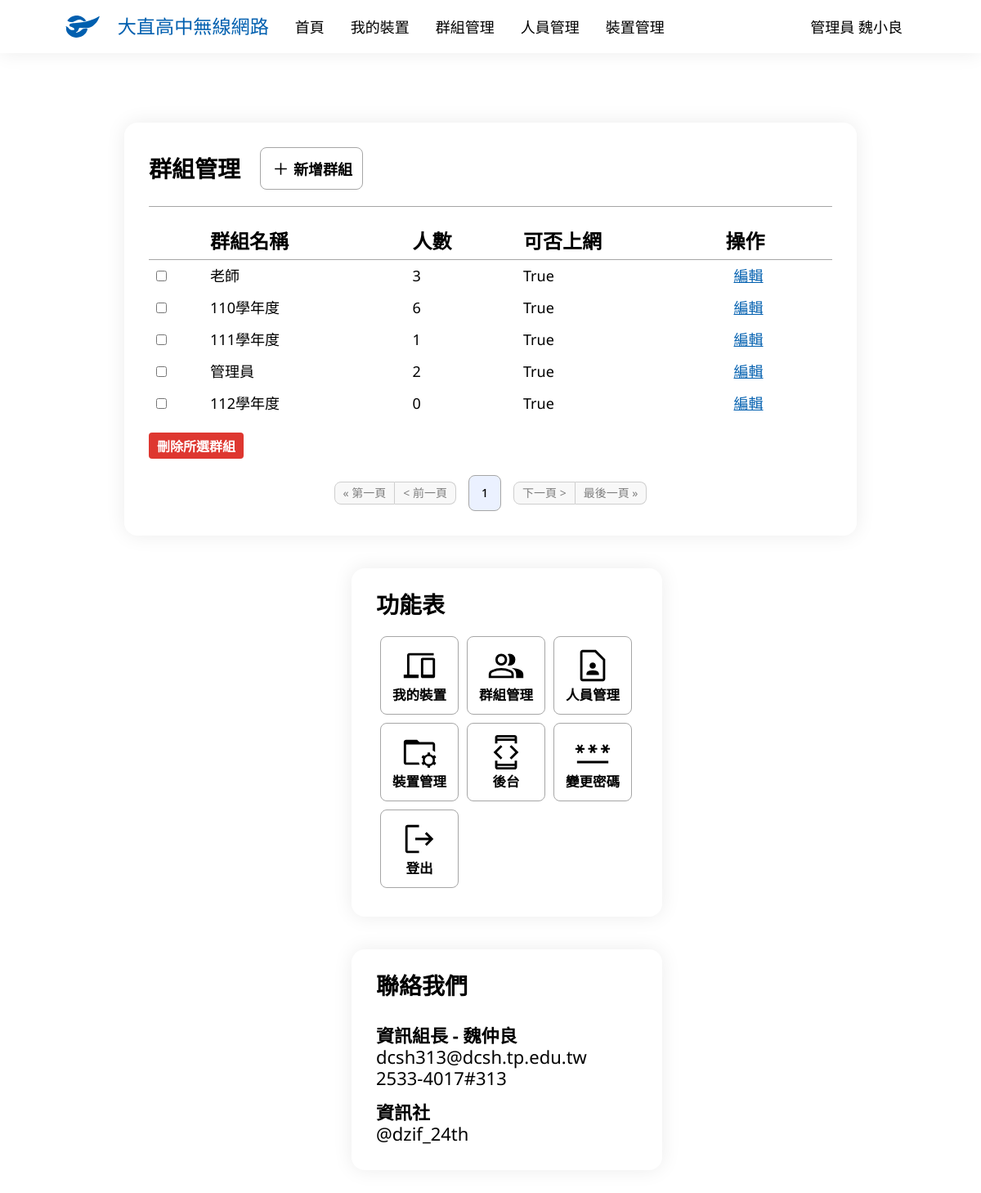
Before: /group/ (signed in) with the older database file.
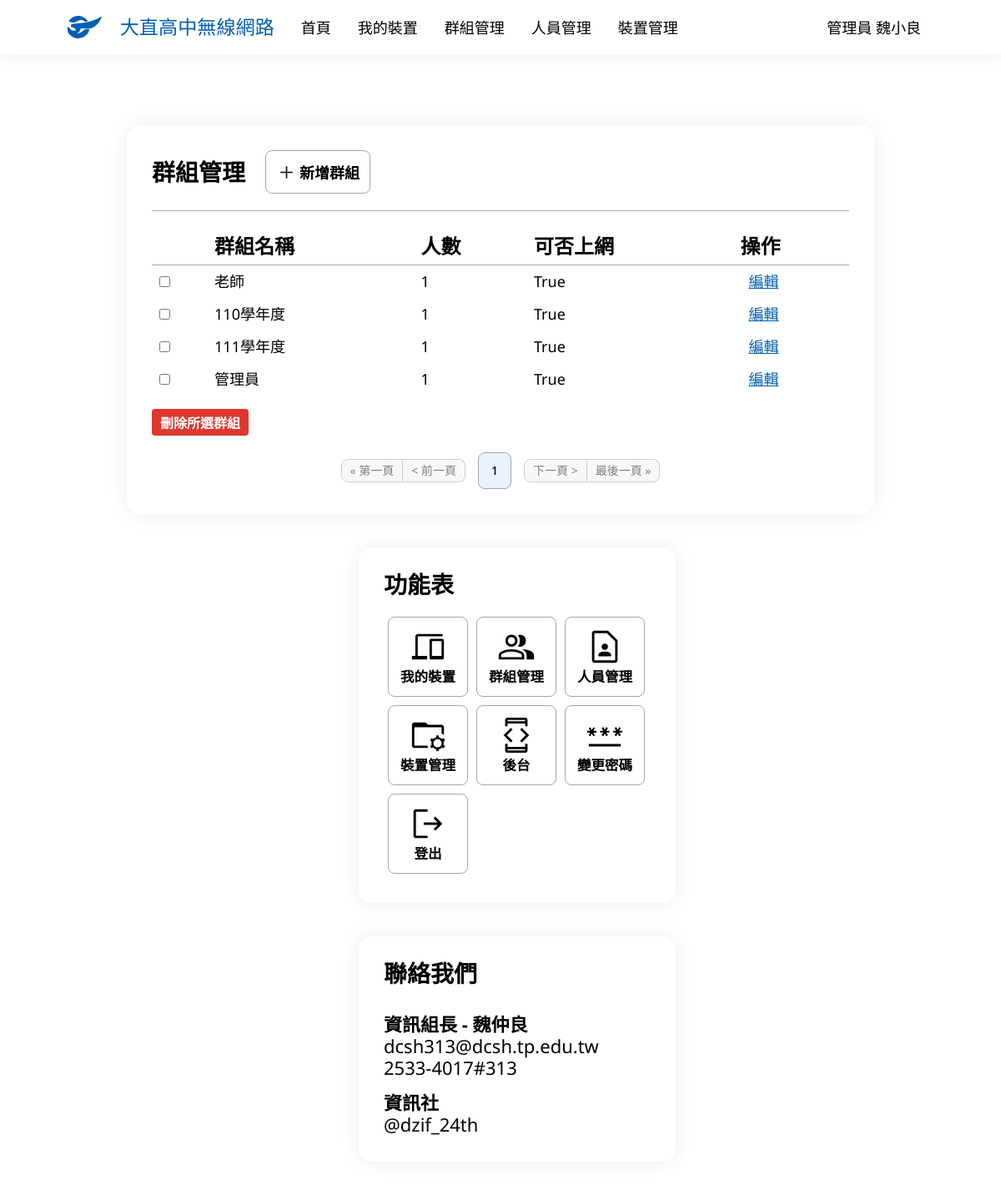
After: the same page with the newer database file.
### main/models.py (models this page shows, shortened)
class Group(models.Model):
    Name = models.CharField('群組名稱', max_length=100)
    UserData = models.ManyToManyField(UserInfo, verbose_name="身分")
    Internet = models.BooleanField('可否上網', default=True)
    Note = models.TextField('備註', blank=True, null=True)

### main/views.py (the view, shortened to what this page needs)
# urls.py: path('group/', GroupManaging.as_view(), name='group_managing'),
class GroupManaging(PermissionRequiredMixin, LoginRequiredMixin, ListView):
    model = Group
    ordering = ['Name']
    paginate_by = 20
    permission_required = ['main.can_assess', 'main.admin']
    def get_context_data(self, **kwargs):
        context = super().get_context_data(**kwargs)
        if self.request.user.is_authenticated:
            context['now_user'] = UserInfo.objects.get(UserData=self.request.user)
        else:
            context['now_user'] = ''
        context['groups'] = Group.objects.select_related().all()
        return context
    template_name = 'group_managing.html'

### main/models.py (called while the page is built)
    def __str__(self):
        if self.UserType == 0:
            return f'管理員 {self.Name}'
        elif self.UserType == 1:
            return f'教師 {self.Name}'
        else:
            return f'{self.Grade}{self.Class:02d}{self.SeatNumber:02d} {self.Name}'

### templates/group_managing.html (shortened to what the changed rows need)
{% extends 'base.html' %}
{% block body %}
<div class="container">
    <form method="post">
        <table>
            <tr>
                <th></th>
                <th>群組名稱</th>
                <th>人數</th>
                <th>可否上網</th>
                <th>操作</th>
            </tr>
            {% for group in groups %}
                <tr>
                    <td>
                        <input type="checkbox" name="selected_objects" value="{{ group.id }}">
                    </td>
                    <td>
                        {{ group.Name }}
                    </td>
                    <td>
                        {{ group.UserData.all.count }}
                    </td>
                    <td>
                        {{ group.Internet }}
                    </td>
                    <td class="function">
                        <a href="{% url 'group_edit' group.id %}">
                            <p class="movement">編輯</p>
                        </a>
                    </td>
                </tr>
            {% endfor %}
        </table>
    </form>
    <div class="pagination">
        {% if 0 < page_obj.number|add:"-2"%}
            {% if page_obj.number|add:"3" <= page_obj.paginator.num_pages %}
                {% for page_cnt in page_obj.paginator %}
                    {% if page_obj.number|add:"-2" <= forloop.counter and forloop.counter < page_obj.number|add:"3" %}
                        {% if page_obj.number == forloop.counter %}
                            <a class="page now" href="?page={{forloop.counter}}">
                                <p>{{ forloop.counter }}</p>
                            </a>
                        {% else %}
                            <a class="page" href="?page={{forloop.counter}}">
                                <p>{{ forloop.counter }}</p>
                            </a>
                        {% endif %}
                    {% endif %}
                {% endfor %}
            {% else %}
                {% for page_cnt in page_obj.paginator %}
                    {% if page_obj.paginator.num_pages|add:"-5" < forloop.counter and forloop.counter <= page_obj.paginator.num_pages %}
                        {% if page_obj.number == forloop.counter %}
                            <a class="page now" href="?page={{forloop.counter}}">
                                <p>{{ forloop.counter }}</p>
                            </a>
                        {% else %}
                            <a class="page" href="?page={{forloop.counter}}">
                                <p>{{ forloop.counter }}</p>
                            </a>
                        {% endif %}
                    {% endif %}
                {% endfor %}
            {% endif %}
        {% else %}
            {% for page_cnt in page_obj.paginator %}
                {% if forloop.counter <= 5 %}
                    {% if page_obj.number == forloop.counter %}
                        <a class="page now" href="?page={{forloop.counter}}">
                            <p>{{ forloop.counter }}</p>
                        </a>
                    {% else %}
                        <a class="page" href="?page={{forloop.counter}}">
                            <p>{{ forloop.counter }}</p>
                        </a>
                    {% endif %}
                {% endif %}
            {% endfor %}
        {% endif %}
    </div>
</div>
{% endblock body %}

Changed rows visible on the page:
removed Group: Name "112學年度", UserData.all.count "0", Internet "True"
computed for Group "老師": UserData.all.count "3" → "1"
computed for Group "110學年度": UserData.all.count "6" → "1"
computed for Group "管理員": UserData.all.count "2" → "1"
